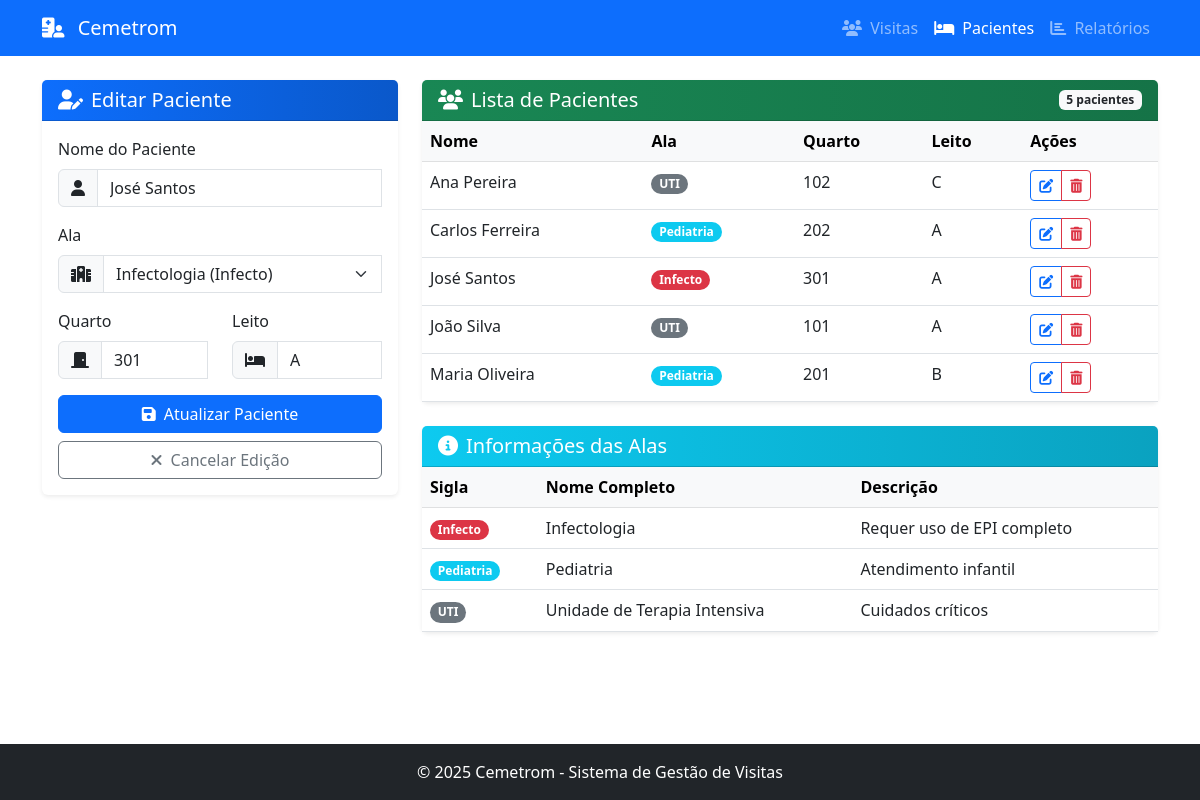
Screenshot of /pacientes?edit=3 with the database file from the repository.
### tables this page shows
CREATE TABLE pacientes (
            id INTEGER PRIMARY KEY AUTOINCREMENT,
            nome TEXT NOT NULL,
            ala_id TEXT NOT NULL,
            quarto TEXT NOT NULL,
            leito TEXT NOT NULL,
            ativo INTEGER DEFAULT 1,
            created_at TIMESTAMP DEFAULT CURRENT_TIMESTAMP,
            updated_at TIMESTAMP DEFAULT CURRENT_TIMESTAMP,
            FOREIGN KEY (ala_id) REFERENCES alas (sigla)
        );

CREATE TABLE alas (
            id INTEGER PRIMARY KEY AUTOINCREMENT,
            sigla TEXT UNIQUE NOT NULL,
            nome TEXT NOT NULL,
            descricao TEXT,
            created_at TIMESTAMP DEFAULT CURRENT_TIMESTAMP,
            updated_at TIMESTAMP DEFAULT CURRENT_TIMESTAMP
        );

### app.py (the view, shortened to what this page needs)
@app.route('/pacientes', methods=['GET', 'POST'])
def form_pacientes():
    pacientes = get_pacientes()
    alas = get_alas()
    patient_id = request.args.get('edit')
    paciente_edit = None
    if patient_id:
        paciente_edit = get_paciente_by_id(patient_id)
    return render_template('form_pacientes.html',
                          pacientes=pacientes,
                          alas=alas,
                          paciente_edit=paciente_edit)

### src/database.py (called while the page is built)
def get_db():
    if 'db' not in g:
        g.db = sqlite3.connect(
            current_app.config['DATABASE'],
            detect_types=sqlite3.PARSE_DECLTYPES
        )
        g.db.row_factory = sqlite3.Row
    return g.db

### src/pacientes.py (called while the page is built)
def get_pacientes(only_active=True):
    db = get_db()
    query = """
        SELECT p.*, a.nome as ala_nome, a.descricao as ala_descricao
        FROM pacientes p
        JOIN alas a ON p.ala_id = a.sigla
    """
    params = []
    if only_active:
        query += " WHERE p.ativo = 1"
    query += " ORDER BY p.nome"
    cursor = db.execute(query, params)
    pacientes = []
    for row in cursor.fetchall():
        pacientes.append(dict(row))
    return pacientes

def get_paciente_by_id(paciente_id):
    db = get_db()
    cursor = db.execute(
        """
        SELECT p.*, a.nome as ala_nome, a.descricao as ala_descricao
        FROM pacientes p
        JOIN alas a ON p.ala_id = a.sigla
        WHERE p.id = ?
        """,
        (paciente_id,)
    )
    paciente = cursor.fetchone()
    if paciente:
        return dict(paciente)
    return None

def get_alas():
    db = get_db()
    cursor = db.execute(
        """
        SELECT * FROM alas
        ORDER BY nome
        """
    )
    alas = []
    for row in cursor.fetchall():
        alas.append(dict(row))
    return alas

### templates/form_pacientes.html (shortened to what this page needs)
{% extends 'base.html' %}
{% block content %}
<div class="row">
    <div class="col-md-4 mb-4">
        <div class="card border-0 shadow-sm">
            <div class="card-header bg-gradient-primary text-white">
                <h5 class="mb-0">
                    {% if paciente_edit %}
                        <i class="fas fa-user-edit me-2"></i>Editar Paciente
                    {% else %}
                        <i class="fas fa-user-plus me-2"></i>Novo Paciente
                    {% endif %}
                </h5>
            </div>
            <div class="card-body">
                <form action="{{ url_for('form_pacientes') }}" method="post" class="needs-validation" novalidate>
                    <div class="mb-3">
                        <label for="name" class="form-label">Nome do Paciente</label>
                        <div class="input-group">
                            <span class="input-group-text"><i class="fas fa-user"></i></span>
                            <input type="text" class="form-control" id="name" name="name" value="{{ paciente_edit.nome if paciente_edit else '' }}" required>
                        </div>
                    </div>
                    <div class="mb-3">
                        <label for="ward" class="form-label">Ala</label>
                        <div class="input-group">
                            <span class="input-group-text"><i class="fas fa-hospital-alt"></i></span>
                            <select class="form-select" id="ward" name="ward" required>
                                {% for ala in alas %}
                                    <option value="{{ ala.sigla }}" {% if paciente_edit and paciente_edit.ala_id == ala.sigla %}selected{% endif %}>
                                        {{ ala.nome }} ({{ ala.sigla }})
                                    </option>
                                {% endfor %}
                            </select>
                        </div>
                    </div>
                    <div class="row">
                        <div class="col-md-6 mb-3">
                            <label for="room" class="form-label">Quarto</label>
                            <div class="input-group">
                                <span class="input-group-text"><i class="fas fa-door-closed"></i></span>
                                <input type="text" class="form-control" id="room" name="room" value="{{ paciente_edit.quarto if paciente_edit else '' }}" required>
                            </div>
                        </div>
                        <div class="col-md-6 mb-3">
                            <label for="bed" class="form-label">Leito</label>
                            <div class="input-group">
                                <span class="input-group-text"><i class="fas fa-bed"></i></span>
                                <input type="text" class="form-control" id="bed" name="bed" value="{{ paciente_edit.leito if paciente_edit else '' }}" required>
                            </div>
                        </div>
                    </div>
                    <div class="d-grid gap-2">
                        <button type="submit" class="btn btn-primary">
                            {% if paciente_edit %}
                                <i class="fas fa-save me-2"></i>Atualizar Paciente
                            {% else %}
                                <i class="fas fa-save me-2"></i>Cadastrar Paciente
                            {% endif %}
                        </button>
                        {% if paciente_edit %}
                            <a href="{{ url_for('form_pacientes') }}" class="btn btn-outline-secondary">
                                <i class="fas fa-times me-2"></i>Cancelar Edição
                            </a>
                        {% endif %}
                    </div>
                </form>
            </div>
        </div>
    </div>
    <div class="col-md-8">
        <div class="card border-0 shadow-sm">
            <div class="card-header bg-gradient-success text-white d-flex justify-content-between align-items-center">
                <h5 class="mb-0"><i class="fas fa-users me-2"></i>Lista de Pacientes</h5>
                <span class="badge bg-light text-dark">{{ pacientes|length }} pacientes</span>
            </div>
            <div class="card-body p-0">
                {% if pacientes %}
                    <div class="table-responsive">
                        <table class="table table-hover mb-0">
                            <thead class="table-light">
                                <tr>
                                    <th>Nome</th>
                                    <th>Ala</th>
                                    <th>Quarto</th>
                                    <th>Leito</th>
                                    <th>Ações</th>
                                </tr>
                            </thead>
                            <tbody>
                                {% for paciente in pacientes %}
                                    <tr>
                                        <td>{{ paciente.nome }}</td>
                                        <td>
                                            <span class="badge rounded-pill
                                                {% if paciente.ala_id == 'Infecto' %}bg-danger{% endif %}
                                                {% if paciente.ala_id == 'Pediatria' %}bg-info{% endif %}
                                                {% if paciente.ala_id == 'UTI' %}bg-secondary{% endif %}
                                            ">
                                                {{ paciente.ala_id }}
                                            </span>
                                        </td>
                                        <td>{{ paciente.quarto }}</td>
                                        <td>{{ paciente.leito }}</td>
                                        <td>
                                            <div class="btn-group btn-group-sm">
                                                <a href="{{ url_for('form_pacientes', edit=paciente.id) }}" class="btn btn-outline-primary">
                                                    <i class="fas fa-edit"></i>
                                                </a>
                                                <button type="button" class="btn btn-outline-danger" data-bs-toggle="modal" data-bs-target="#deleteModal{{ paciente.id }}">
                                                    <i class="fas fa-trash-alt"></i>
                                                </button>
                                            </div>
                                        </td>
                                    </tr>
                                {% endfor %}
                            </tbody>
                        </table>
                    </div>
                {% else %}
                    <div class="alert alert-info m-3">
                        <i class="fas fa-info-circle me-2"></i>
                        Nenhum paciente cadastrado. Use o formulário ao lado para cadastrar um novo paciente.
                    </div>
                {% endif %}
            </div>
        </div>
        <div class="card border-0 shadow-sm mt-4">
            <div class="card-header bg-gradient-info text-white">
                <h5 class="mb-0"><i class="fas fa-info-circle me-2"></i>Informações das Alas</h5>
            </div>
            <div class="card-body p-0">
                <div class="table-responsive">
                    <table class="table table-hover mb-0">
                        <thead class="table-light">
                            <tr>
                                <th>Sigla</th>
                                <th>Nome Completo</th>
                                <th>Descrição</th>
                            </tr>
                        </thead>
                        <tbody>
                            {% for ala in alas %}
                                <tr>
                                    <td>
                                        <span class="badge rounded-pill
                                            {% if ala.sigla == 'Infecto' %}bg-danger{% endif %}
                                            {% if ala.sigla == 'Pediatria' %}bg-info{% endif %}
                                            {% if ala.sigla == 'UTI' %}bg-secondary{% endif %}
                                        ">
                                            {{ ala.sigla }}
                                        </span>
                                    </td>
                                    <td>{{ ala.nome }}</td>
                                    <td>{{ ala.descricao }}</td>
                                </tr>
                            {% endfor %}
                        </tbody>
                    </table>
                </div>
            </div>
        </div>
    </div>
</div>
{% endblock %}

### templates/base.html (style rules this page uses)
.bg-gradient-primary { background: linear-gradient(to right, #0d6efd, #0a58ca); }
.bg-gradient-success { background: linear-gradient(to right, #198754, #157347); }
.bg-gradient-info { background: linear-gradient(to right, #0dcaf0, #0aa2c0); }
body { min-height: 100vh; display: flex; flex-direction: column; }

### rows the page displays
pacientes: name "José Santos", ward "Infectologia (Infecto)", room "301", bed "A", nome "José Santos", ala_id "Infecto", quarto "301", leito "A"
pacientes: nome "Ana Pereira", ala_id "UTI", quarto "102", leito "C"
pacientes: nome "Carlos Ferreira", ala_id "Pediatria", quarto "202", leito "A"
pacientes: nome "João Silva", ala_id "UTI", quarto "101", leito "A"
pacientes: nome "Maria Oliveira", ala_id "Pediatria", quarto "201", leito "B"
alas: sigla "Infecto", nome "Infectologia", descricao "Requer uso de EPI completo"
alas: sigla "Pediatria", nome "Pediatria", descricao "Atendimento infantil"
alas: sigla "UTI", nome "Unidade de Terapia Intensiva", descricao "Cuidados críticos"

### other values shown
{{ pacientes|length }} "5"
